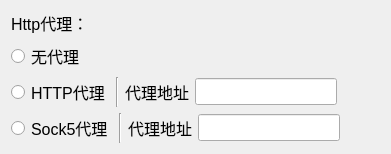
          <widget class="QFrame" name="frame_5">
           <property name="font">
            <font>
             <pointsize>12</pointsize>
            </font>
           </property>
           <property name="styleSheet">
            <string notr="true"/>
           </property>
           <layout class="QVBoxLayout" name="verticalLayout_19">
            <item>
             <widget class="QLabel" name="label_8">
              <property name="maximumSize">
               <size>
                <width>16777215</width>
                <height>26</height>
               </size>
              </property>
              <property name="font">
               <font>
                <pointsize>12</pointsize>
               </font>
              </property>
              <property name="text">
               <string>Http代理：</string>
              </property>
             </widget>
            </item>
            <item>
             <widget class="QRadioButton" name="proxy0">
              <property name="text">
               <string>无代理</string>
              </property>
              <attribute name="buttonGroup">
               <string notr="true">proxyGroup</string>
              </attribute>
             </widget>
            </item>
            <item>
             <layout class="QHBoxLayout" name="horizontalLayout_26">
              <item>
               <widget class="QRadioButton" name="proxy1">
                <property name="minimumSize">
                 <size>
                  <width>90</width>
                  <height>0</height>
                 </size>
                </property>
                <property name="text">
                 <string>HTTP代理</string>
                </property>
                <attribute name="buttonGroup">
                 <string notr="true">proxyGroup</string>
                </attribute>
               </widget>
              </item>
              <item>
               <widget class="Line" name="line_7">
                <property name="orientation">
                 <enum>Qt::Vertical</enum>
                </property>
               </widget>
              </item>
              <item>
               <widget class="QLabel" name="label_35">
                <property name="text">
                 <string>代理地址</string>
                </property>
                <property name="alignment">
                 <set>Qt::AlignCenter</set>
                </property>
               </widget>
              </item>
              <item>
               <widget class="QLineEdit" name="httpEdit"/>
              </item>
              <item>
               <spacer name="horizontalSpacer_18">
                <property name="orientation">
                 <enum>Qt::Horizontal</enum>
                </property>
                <property name="sizeHint" stdset="0">
                 <size>
                  <width>40</width>
                  <height>20</height>
                 </size>
                </property>
               </spacer>
              </item>
             </layout>
            </item>
            <item>
             <layout class="QHBoxLayout" name="horizontalLayout_27">
              <item>
               <widget class="QRadioButton" name="proxy2">
                <property name="minimumSize">
                 <size>
                  <width>90</width>
                  <height>0</height>
                 </size>
                </property>
                <property name="text">
                 <string>Sock5代理</string>
                </property>
                <attribute name="buttonGroup">
                 <string notr="true">proxyGroup</string>
                </attribute>
               </widget>
              </item>
              <item>
               <widget class="Line" name="line_8">
                <property name="orientation">
                 <enum>Qt::Vertical</enum>
                </property>
               </widget>
              </item>
              <item>
               <widget class="QLabel" name="label_36">
                <property name="text">
                 <string>代理地址</string>
                </property>
               </widget>
              </item>
              <item>
               <widget class="QLineEdit" name="sockEdit"/>
              </item>
              <item>
               <spacer name="horizontalSpacer_24">
                <property name="orientation">
                 <enum>Qt::Horizontal</enum>
                </property>
                <property name="sizeHint" stdset="0">
                 <size>
                  <width>40</width>
                  <height>20</height>
                 </size>
                </property>
               </spacer>
              </item>
             </layout>
            </item>
           </layout>
          </widget>
